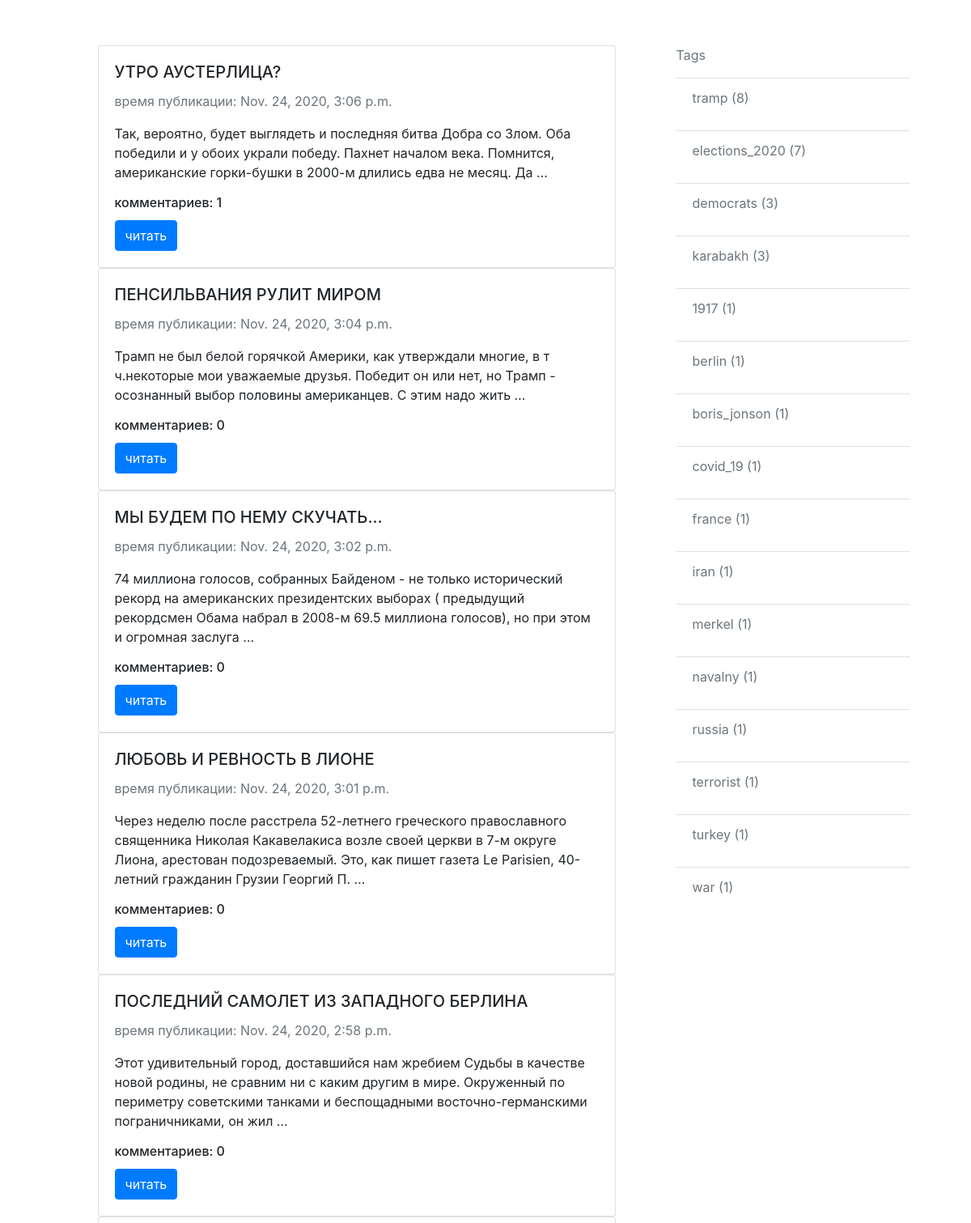
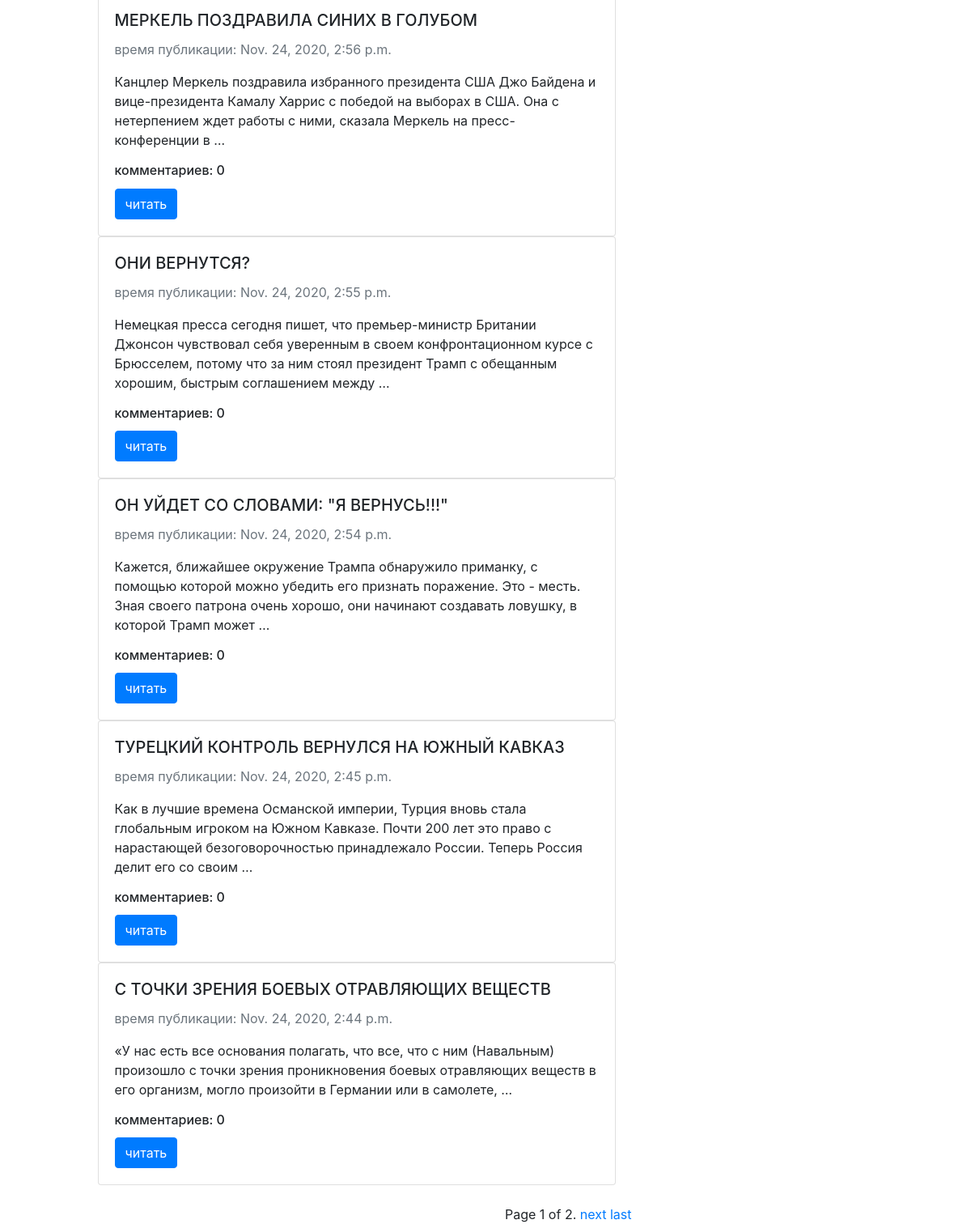
The page / on the database its author committed (2 pictures, top to bottom).
### posts/models.py (models this page shows, shortened)
class Post(models.Model):
    title = models.CharField(max_length=150)
    text = models.TextField(blank=True)
    pub_date = models.DateTimeField(auto_now_add=True)
    slug = models.SlugField(max_length=50, unique=True)
    tags = models.ManyToManyField('Tag', blank=True, related_name='posts')
    @property
    def get_commets_count(self):
        return f"комментариев: {Post.objects.filter(pk=self.pk).aggregate(Count('comments'))['comments__count']}"
    class Meta:
        ordering = ['-pub_date']
        verbose_name = 'пост'
        verbose_name_plural = 'посты'

class Tag(models.Model):
    title = models.CharField(max_length=50, unique=True)
    slug = models.CharField(max_length=50, unique=True)
    def __str__(self):
        return self.title
    class Meta:
        verbose_name = 'тег'
        verbose_name_plural = 'теги'

### posts/views.py (the view)
# urls.py: path('', views.index, name='posts'),
def index(request):
    post_on_page = 10
    posts = Post.objects.all()
    tags = Tag.objects.annotate(posts_count=Count('posts')).order_by('-posts_count')
    paginator = Paginator(posts, post_on_page)
    page = request.GET.get('page')
    posts_10_on_page = paginator.get_page(page)
    return render(request, 'index.html', context={'posts_10_on_page': posts_10_on_page,
                                                  'tags': tags})

### templates/index.html (shortened to what this page needs)
<!doctype html>
<html lang="en">
  <head>
    <link rel="stylesheet" href="https://stackpath.bootstrapcdn.com/bootstrap/4.3.1/css/bootstrap.min.css">
  </head>
  <body>
  <div class="container">
    <div class="row">
      <div class="col">
         {% for post in posts_10_on_page %}
          <div class="card" style="width: 40rem; margin-left:5px">
            <div class="card-body">
              <h5 class="card-title">{{post.title}}</h5>
              <p class="text-muted">
                время публикации: {{post.pub_date}}
              </p>
              <p class="card-text">{{post.text|truncatewords:30}}</p>
              <h6 class="card-title">{{post.get_commets_count}}</h6>
              <a href="{% url 'post_details_url' slug=post.slug %}" class="btn btn-primary">читать</a>
            </div>
          </div>
        {% endfor %}
      </div>
      <div class="col">
        <div class="col" style="">
          <div class="tag_card" style="width: 18rem;">
            <ul class="list-group list-group-flush">
              <p class="text-muted">Tags</p>
              {% for tag in tags %}
              <li class="list-group-item">
                <p class="text-muted">
                <a href="{% url 'tags_url' slug=tag.slug%}" class="text-reset">{{tag}} ({{tag.posts_count}})</a>
                </p>
              </li>
              {% endfor %}
            </ul>
          </div>
        </div>
      </div>
    </div>
  </div>
  <div class="pagination">
    <span class="step-links">
      <span class="current">
        Page {{posts_10_on_page.number}} of {{posts_10_on_page.paginator.num_pages}}.
      </span>
      {% if posts_10_on_page.has_next %}
        <a href="?page={{posts_10_on_page.next_page_number}}">next</a>
        <a href="?page={{posts_10_on_page.paginator.num_pages}}">last</a>
      {% endif %}
    </span>
  </div>
  </body>
</html>

### templates/index.html (style rules this page uses)
.tag_card { margin-left: 30px; }
.row { margin-top: 5%; margin-left: 5%; }
.pagination { position: absolute; margin: 2%; left: 50%; margin-right: -50%; }

### rows shown on the page
Post: title "УТРО АУСТЕРЛИЦА?", pub_date "Nov. 24, 2020, 3:06 p.m.", text "Так, вероятно, будет выглядеть и последняя битва Добра со Злом. Оба победили и у обоих украли победу. Пахнет началом века. Помнится, американские горки-бушки в 2000-м длились едва не месяц. Да …", get_commets_count "комментариев: 1"
Post: title "ПЕНСИЛЬВАНИЯ РУЛИТ МИРОМ", pub_date "Nov. 24, 2020, 3:04 p.m.", text "Трамп не был белой горячкой Америки, как утверждали многие, в т ч.некоторые мои уважаемые друзья. Победит он или нет, но Трамп - осознанный выбор половины американцев. С этим надо жить …", get_commets_count "комментариев: 0"
Post: title "МЫ БУДЕМ ПО НЕМУ СКУЧАТЬ...", pub_date "Nov. 24, 2020, 3:02 p.m.", text "74 миллиона голосов, собранных Байденом - не только исторический рекорд на американских президентских выборах ( предыдущий рекордсмен Обама набрал в 2008-м 69.5 миллиона голосов), но при этом и огромная заслуга …", get_commets_count "комментариев: 0"
Post: title "ЛЮБОВЬ И РЕВНОСТЬ В ЛИОНЕ", pub_date "Nov. 24, 2020, 3:01 p.m.", text "Через неделю после расстрела 52-летнего греческого православного священника Николая Какавелакиса возле своей церкви в 7-м округе Лиона, арестован подозреваемый. Это, как пишет газета Le Parisien, 40-летний гражданин Грузии Георгий П. …", get_commets_count "комментариев: 0"
Post: title "ПОСЛЕДНИЙ САМОЛЕТ ИЗ ЗАПАДНОГО БЕРЛИНА", pub_date "Nov. 24, 2020, 2:58 p.m.", text "Этот удивительный город, доставшийся нам жребием Судьбы в качестве новой родины, не сравним ни с каким другим в мире. Окруженный по периметру советскими танками и беспощадными восточно-германскими пограничниками, он жил …", get_commets_count "комментариев: 0"
Post: title "МЕРКЕЛЬ ПОЗДРАВИЛА СИНИХ В ГОЛУБОМ", pub_date "Nov. 24, 2020, 2:56 p.m.", text "Канцлер Меркель поздравила избранного президента США Джо Байдена и вице-президента Камалу Харрис с победой на выборах в США. Она с нетерпением ждет работы с ними, сказала Меркель на пресс-конференции в …", get_commets_count "комментариев: 0"
Post: title "ОНИ ВЕРНУТСЯ?", pub_date "Nov. 24, 2020, 2:55 p.m.", text "Немецкая пресса сегодня пишет, что премьер-министр Британии Джонсон чувствовал себя уверенным в своем конфронтационном курсе с Брюсселем, потому что за ним стоял президент Трамп с обещанным хорошим, быстрым соглашением между …", get_commets_count "комментариев: 0"
Post: title "ОН УЙДЕТ СО СЛОВАМИ: \"Я ВЕРНУСЬ!!!\"", pub_date "Nov. 24, 2020, 2:54 p.m.", text "Кажется, ближайшее окружение Трампа обнаружило приманку, с помощью которой можно убедить его признать поражение. Это - месть. Зная своего патрона очень хорошо, они начинают создавать ловушку, в которой Трамп может …", get_commets_count "комментариев: 0"
Post: title "ТУРЕЦКИЙ КОНТРОЛЬ ВЕРНУЛСЯ НА ЮЖНЫЙ КАВКАЗ", pub_date "Nov. 24, 2020, 2:45 p.m.", text "Как в лучшие времена Османской империи, Турция вновь стала глобальным игроком на Южном Кавказе. Почти 200 лет это право с нарастающей безоговорочностью принадлежало России. Теперь Россия делит его со своим …", get_commets_count "комментариев: 0"
Post: title "С ТОЧКИ ЗРЕНИЯ БОЕВЫХ ОТРАВЛЯЮЩИХ ВЕЩЕСТВ", pub_date "Nov. 24, 2020, 2:44 p.m.", text "«У нас есть все основания полагать, что все, что с ним (Навальным) произошло с точки зрения проникновения боевых отравляющих веществ в его организм, могло произойти в Германии или в самолете, …", get_commets_count "комментариев: 0"
Tag: title "tramp", posts_count "8"
Tag: title "elections_2020", posts_count "7"
Tag: title "democrats", posts_count "3"
Tag: title "karabakh", posts_count "3"
Tag: title "1917", posts_count "1"
Tag: title "berlin", posts_count "1"
Tag: title "boris_jonson", posts_count "1"
Tag: title "covid_19", posts_count "1"
Tag: title "france", posts_count "1"
Tag: title "iran", posts_count "1"
Tag: title "merkel", posts_count "1"
Tag: title "navalny", posts_count "1"
Tag: title "russia", posts_count "1"
Tag: title "terrorist", posts_count "1"
Tag: title "turkey", posts_count "1"
Tag: title "war", posts_count "1"

### other values the page prints
{{ posts_10_on_page.number }} "1"
{{ posts_10_on_page.paginator.num_pages }} "2"
